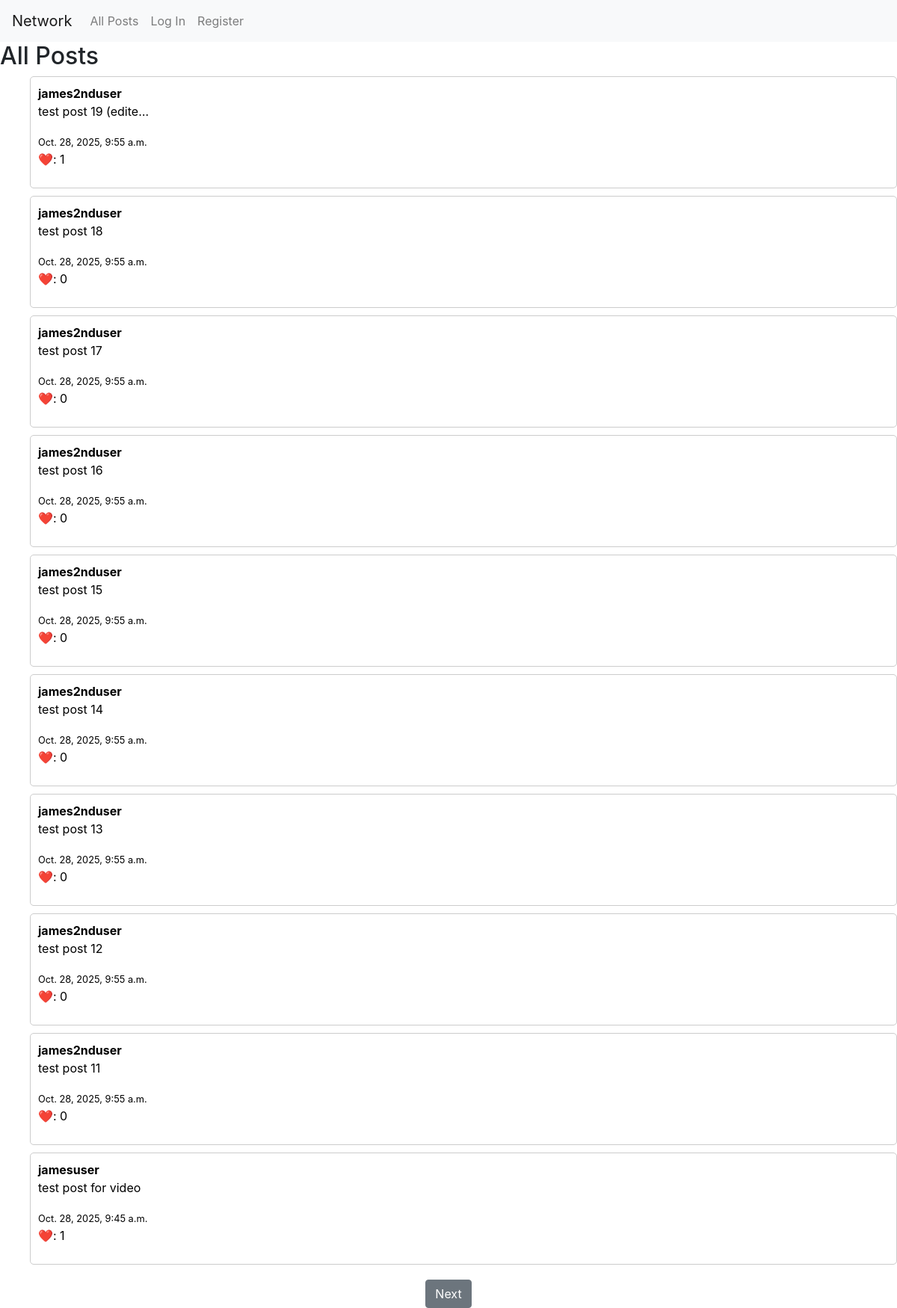
/page/1/, run on the app's committed database.
### network/models.py (models this page shows, shortened)
class Post(models.Model):
    poster = models.ForeignKey(User, on_delete=models.CASCADE, related_name="posts")
    content = models.TextField(blank=False)
    timestamp = models.DateTimeField(auto_now_add=True)
    likes = models.ManyToManyField(User, related_name="liked_posts", blank=True, default=None)

class User(AbstractUser):
    followers = models.ManyToManyField("self", symmetrical=False, related_name="following", blank=True)

### network/views.py (the view)
# urls.py: path("", views.index_redirect, name="index"),
def index(request, page_number):
    all_posts = Post.objects.all().order_by('-timestamp')
    paginator = Paginator(all_posts, POSTS_PER_PAGE)
    try:
        posts = paginator.page(page_number)
    except PageNotAnInteger:
        posts = paginator.page(1)
    except EmptyPage:
        posts = paginator.page(paginator.num_pages)
    return render(request, "network/index.html", {
        "posts": posts
    })

### network/templates/network/index.html (shortened to what this page needs)
{% extends "network/layout.html" %}
{% block body %}
    {% if posts %}
        <h2>All Posts</h2>
        <ul class="post-list">
            {% for post in posts %}
            <li><a class="post-anchor" href="{% url 'post_detail' post_id=post.id %}">
                <div class="post">
                    <strong>{{ post.poster.username }}</strong>
                    <p>{{ post.content|truncatechars:20 }}</p>
                    <small>{{ post.timestamp }}</small>
                    <p>❤️: {{ post.likes.count }}</p>
                </div>
            </a></li>
            {% endfor %}
        </ul>
    {% else %}
        <p>No posts available.</p>
    {% endif %}
    <div class="pagination-buttons">
    {% if posts.has_next %}
        <a id="next-button" class="btn btn-secondary" href="{% url 'page_index' page_number=posts.next_page_number %}">Next</a>
    {% endif %}
    </div>
{% endblock %}

### network/static/network/styles.css (style rules this page uses)
.post { border: 1px solid #ccc; padding: 10px; margin-bottom: 10px; border-radius: 5px; background-color: white; }
.post-list { list-style-type: none; }
.post-anchor { text-decoration: none; color: black; }
.pagination-buttons { display: flex; justify-content: center; margin-top: 20px; gap: 10px; }

### data on the page
Post: poster.username "james2nduser", content "test post 19 (edite…", timestamp "Oct. 28, 2025, 9:55 a.m.", likes.count "1"
Post: poster.username "james2nduser", content "test post 18", timestamp "Oct. 28, 2025, 9:55 a.m.", likes.count "0"
Post: poster.username "james2nduser", content "test post 17", timestamp "Oct. 28, 2025, 9:55 a.m.", likes.count "0"
Post: poster.username "james2nduser", content "test post 16", timestamp "Oct. 28, 2025, 9:55 a.m.", likes.count "0"
Post: poster.username "james2nduser", content "test post 15", timestamp "Oct. 28, 2025, 9:55 a.m.", likes.count "0"
Post: poster.username "james2nduser", content "test post 14", timestamp "Oct. 28, 2025, 9:55 a.m.", likes.count "0"
Post: poster.username "james2nduser", content "test post 13", timestamp "Oct. 28, 2025, 9:55 a.m.", likes.count "0"
Post: poster.username "james2nduser", content "test post 12", timestamp "Oct. 28, 2025, 9:55 a.m.", likes.count "0"
Post: poster.username "james2nduser", content "test post 11", timestamp "Oct. 28, 2025, 9:55 a.m.", likes.count "0"
Post: poster.username "jamesuser", content "test post for video", timestamp "Oct. 28, 2025, 9:45 a.m.", likes.count "1"
